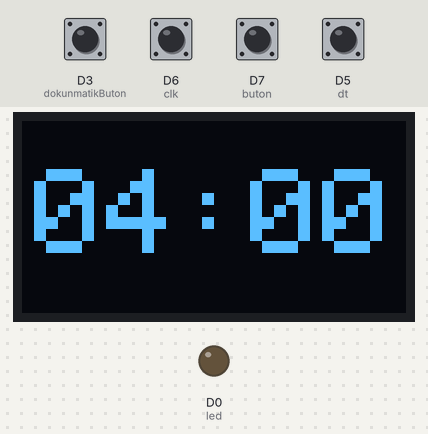
Simulated run of this sketch. Board: ESP8266 (Wemos D1 mini). Shown: 128×64 one-colour display, output pins drawn as LEDs (lit = HIGH). The test bench sets the inputs (shaded band); at power-on: D3 (dokunmatikButon), D5 (dt), D6 (clk), D7 (buton) HIGH.

Above: at 4.6 s.
4.7 s: D3 (dokunmatikButon) pulled LOW for 0.15 s
At 5.1 s:
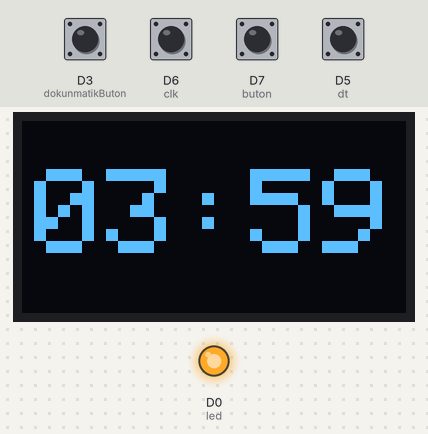
6.3 s: D3 (dokunmatikButon) pulled LOW for 1 s
At 7.7 s:
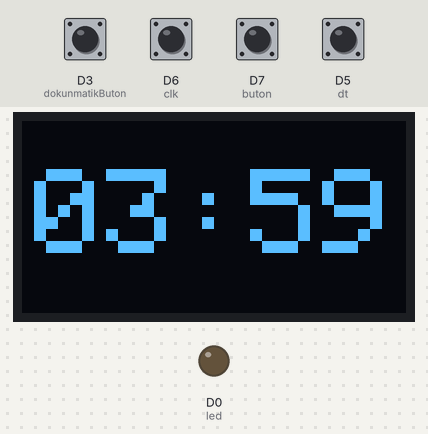
8.8 s: D3 (dokunmatikButon) pulled LOW for 3.2 s
At 9.4 s:
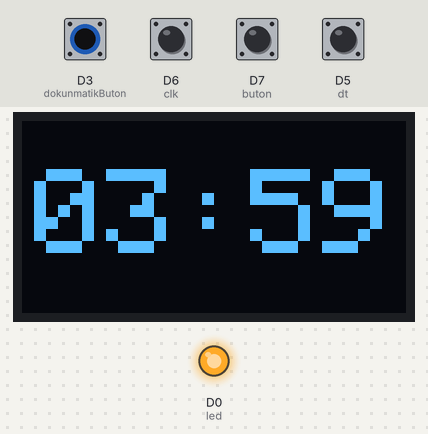
Timing chart, 0 to 11.8 s (numbered marks = the images above; inputs shaded):
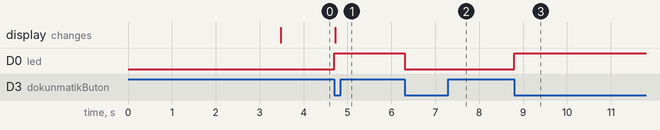

Measured:
- after the input at 4.7 s, D0 (led): LOW → HIGH at once; the display: changes at once (image 1)
- after the input at 6.3 s, D0 (led): HIGH → LOW at once
- after the input at 8.8 s, D0 (led): LOW → HIGH at once

The sketch:

Wemos_D1_Mini_Arduino_Code.ino
```cpp
#include <Adafruit_GFX.h>
#include <Adafruit_SSD1306.h>

Adafruit_SSD1306 display(128, 64, &Wire, -1);

bool start = LOW;

bool oncekiButonDurum = HIGH;
unsigned long butonZamani1 = 0;
#define buton D7
#define dt D5
#define clk D6

#define dokunmatikButon D3
#define led D0
unsigned long dokunmatikButonZamani = 0;
bool dokunmatikButonOncekiDurum = HIGH;


volatile int yeniEncoded = 0;
volatile long encoderDeger = 0;
volatile int eskiEncoded = 0;

int oncekiEncoderDeger = 0;
unsigned long encoderZamani = 0;

int mod = 1;

long kalanSaniye = 14400;
int saniye = 0;
int dakika = 0;
int saat = 0;
unsigned long zaman = 0;
unsigned long oncekiZaman = 0;
//unsigned long toplamSaniye = 0;
//unsigned long oncekiToplamSaniye = 0;
char zamanBuffer[16];

void ICACHE_RAM_ATTR updateEncoder() {
  if (mod == 2) {
    encoderZamani = zaman;
    int clk_durum = digitalRead(clk);
    int dt_durum = digitalRead(dt);


    int yeniEncoded = (clk_durum << 1) | dt_durum;

    int anahtar = (eskiEncoded << 2) | yeniEncoded;

    if (anahtar == 0b0010 || anahtar == 0b1011 || anahtar == 0b1101 || anahtar == 0b0100) encoderDeger++;
    if (anahtar == 0b1110 || anahtar == 0b0111 || anahtar == 0b0001 || anahtar == 0b1000) encoderDeger--;


    eskiEncoded = yeniEncoded;
  }
}

void setup() {
  //Serial.begin(115200);
  display.begin(SSD1306_SWITCHCAPVCC, 0x3C);
  display.clearDisplay();
  display.setTextSize(3);
  display.setTextColor(SSD1306_WHITE);
  display.setCursor(19, 8);
  display.println("Timer");
  display.setCursor(46, 38);
  display.println("V1");
  display.display();
  delay(3400);


  int zamanlayiciDakika = (kalanSaniye / 60) % 60;
  int zamanlayiciSaat = (kalanSaniye / 3600) % 24;
  sprintf(zamanBuffer, "%02d:%02d", zamanlayiciSaat, zamanlayiciDakika);
  ekraniGuncelle();


  pinMode(buton, INPUT_PULLUP);
  pinMode(dt, INPUT_PULLUP);
  pinMode(clk, INPUT_PULLUP);
  pinMode(led, OUTPUT);
  pinMode(dokunmatikButon, INPUT_PULLUP);
  digitalWrite(led, LOW);


  attachInterrupt(digitalPinToInterrupt(dt), updateEncoder, CHANGE);
  attachInterrupt(digitalPinToInterrupt(clk), updateEncoder, CHANGE);
}

void loop() {
  zaman = millis();
  bool butonDurum = digitalRead(buton);
  bool dokunmatikButonDurum = digitalRead(dokunmatikButon);

  noInterrupts();
  long gosterilecekDeger = encoderDeger / 2;
  interrupts();
  /*
  toplamSaniye = zaman / 1000;
  saniye = toplamSaniye % 60;
  dakika = (toplamSaniye / 60) % 60;
  saat = (toplamSaniye / 3600) % 24;
  */

  if (!start && butonDurum == LOW && butonDurum != oncekiButonDurum && zaman - butonZamani1 >= 200) {
    butonZamani1 = zaman;


    mod++;
    if (mod > 2) mod = 1;
  }
  oncekiButonDurum = butonDurum;

  if (butonDurum == HIGH && zaman - butonZamani1 >= 10000 && zaman - encoderZamani >= 10000) {
    mod = 1;
  }

  if (kalanSaniye <= 0) {
    kalanSaniye = 0;
    start = false;
    analogWrite(led, 0);
  }


  if (dokunmatikButonDurum == LOW && dokunmatikButonDurum != dokunmatikButonOncekiDurum && zaman - dokunmatikButonZamani >= 200) {
    dokunmatikButonZamani = zaman;
    start = !start;
    mod = 1;
    if (kalanSaniye > 0 && start) {
      analogWrite(led, 300);
    } else {
      analogWrite(led, 0);
    }
  }
  dokunmatikButonOncekiDurum = dokunmatikButonDurum;

  switch (mod) {
    case 1:
      if (start) {
        if (zaman - oncekiZaman >= 1000) {
          oncekiZaman = zaman;

          if (kalanSaniye > 0) {
            kalanSaniye--;
          }

          int zamanlayiciDakika = (kalanSaniye / 60) % 60;
          int zamanlayiciSaat = (kalanSaniye / 3600) % 24;
          sprintf(zamanBuffer, "%02d:%02d", zamanlayiciSaat, zamanlayiciDakika);
          ekraniGuncelle();
        }
      }
      break;

    case 2:
      if (gosterilecekDeger != oncekiEncoderDeger) {

        long degisim = gosterilecekDeger - oncekiEncoderDeger;
        kalanSaniye = kalanSaniye - (kalanSaniye % 60);

        kalanSaniye = kalanSaniye + (degisim * 60);
        if (kalanSaniye < 0) kalanSaniye = 0;

        int zamanlayiciDakika = (kalanSaniye / 60) % 60;
        int zamanlayiciSaat = (kalanSaniye / 3600) % 24;
        sprintf(zamanBuffer, "%02d:%02d", zamanlayiciSaat, zamanlayiciDakika);
        ekraniGuncelle();
        oncekiEncoderDeger = gosterilecekDeger;
      }
      break;
  }
}


void ekraniGuncelle() {
  display.clearDisplay();
  display.setTextSize(4);
  display.setTextColor(SSD1306_WHITE);
  display.setCursor(4, 16);
  display.print(zamanBuffer);
  display.display();
}
```
